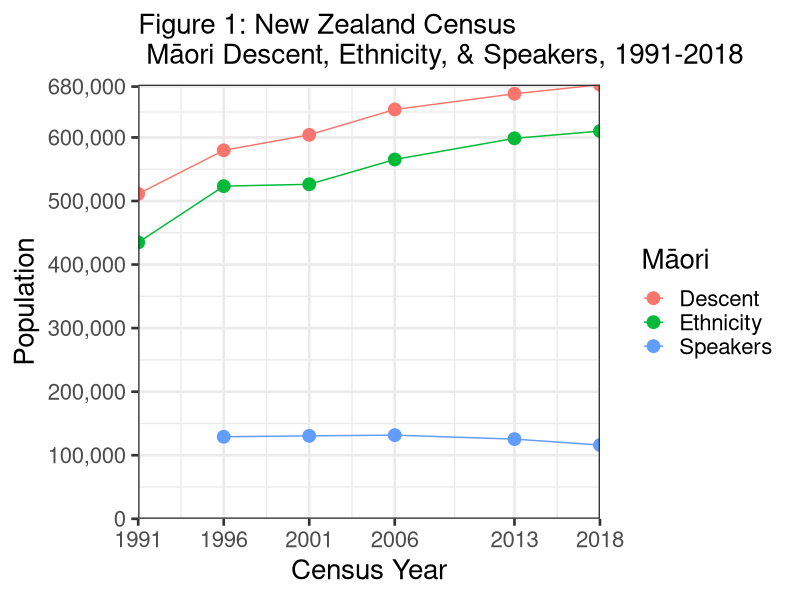
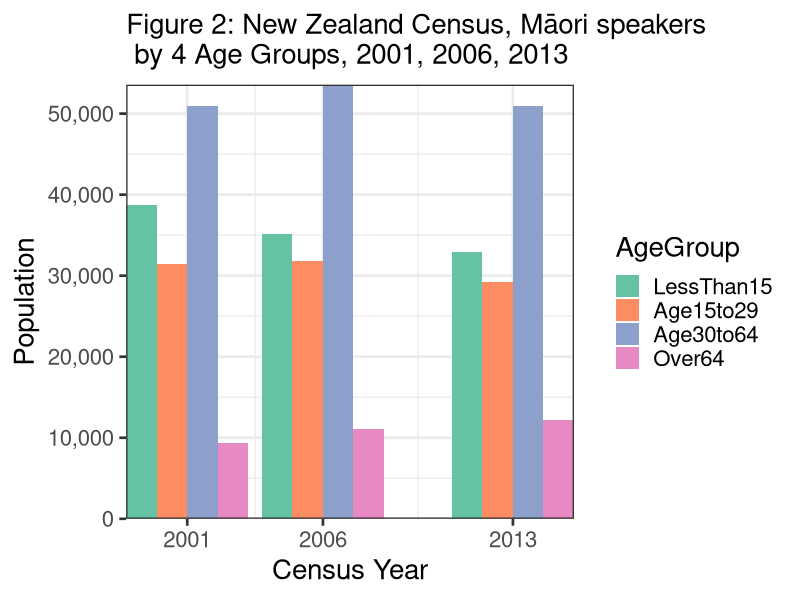
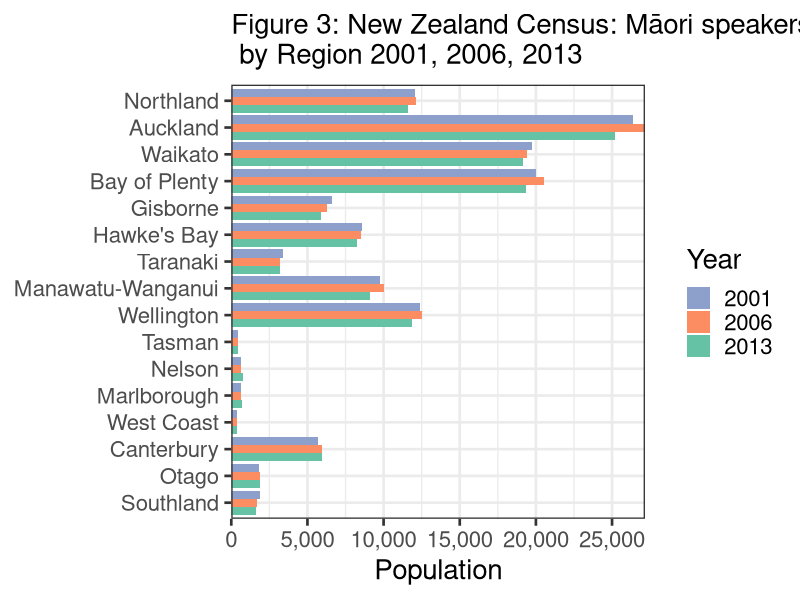
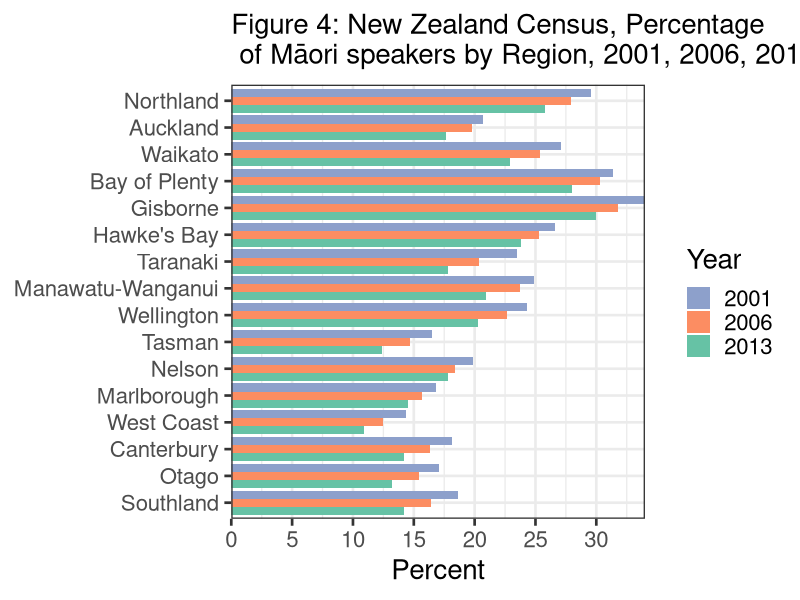
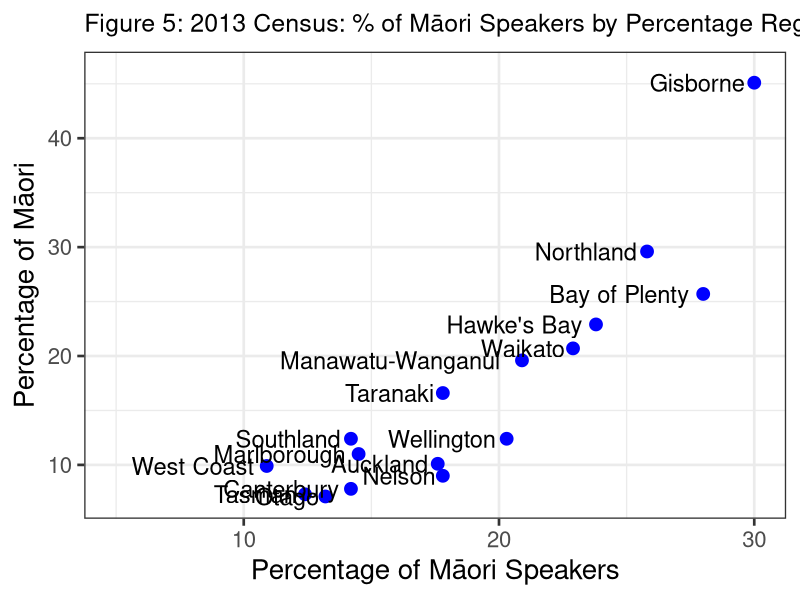
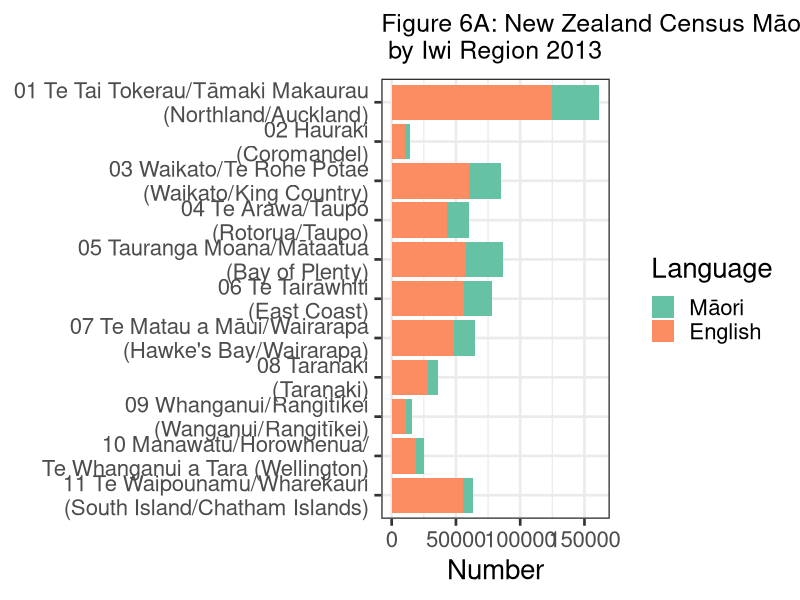
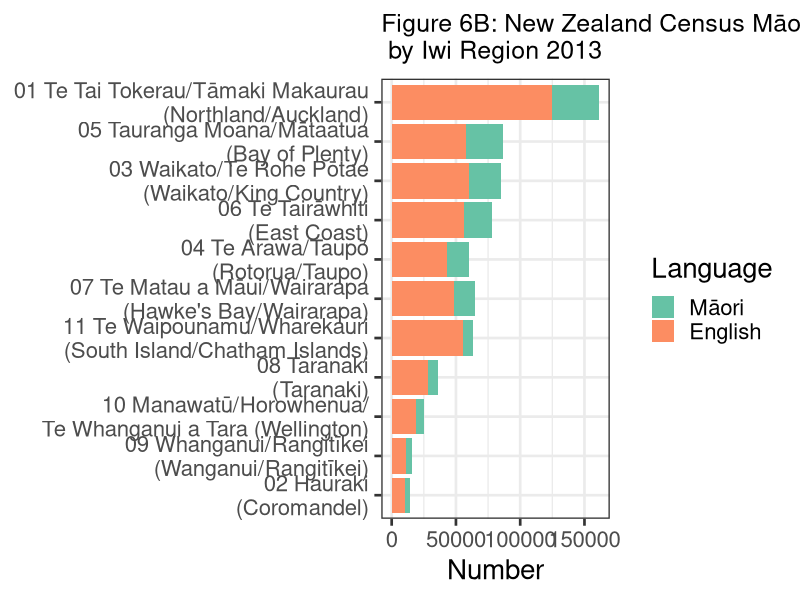
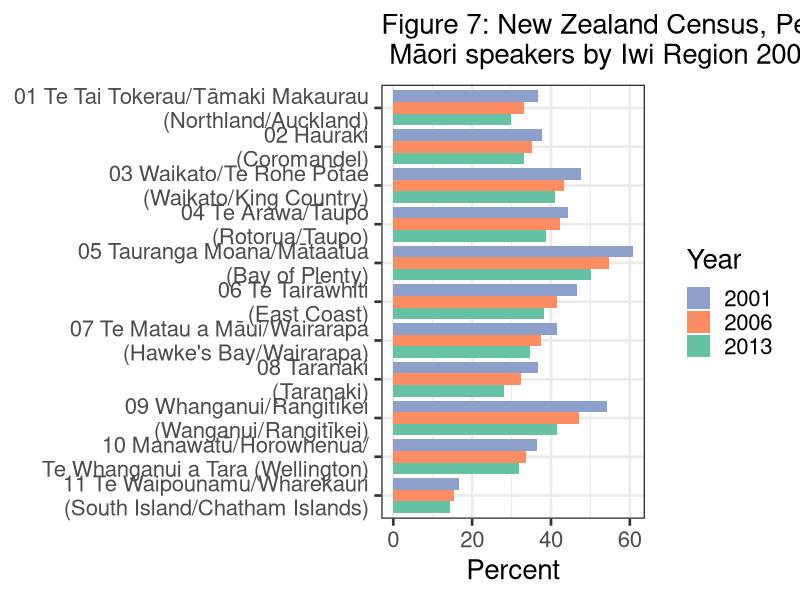

The R source for these figures, in order:
# start  R script #
# Maori Language stats from NZ Censuses, Peter J Keegan updated 10 June 2015
# all data created in the script, self contained but not best way to do things.
# Done using OSX, if using Windows etc. check Unicode OK.
#
library(ggplot2)
library(reshape2)
library(scales)
#
#
# Section 1 Overview
# Create vectors of NZ Census (Maori) Data, with addition of my 2018 guestimates
#
Year <- c(1991, 1996, 2001, 2006, 2013, 2018)
Ethnicity <- c(434847, 523371, 526281, 565329, 598605, 610000)
Descent <- c(511278, 579714, 604110, 643977, 668724, 683000)
Speakers <- c(NA, 129048, 130482, 131613, 125352, 116000) # no lang. qu pre 1996
#
# Combine to R dataframe
#
d001 <- data.frame(Year, Descent, Ethnicity, Speakers)
#
rm(Descent, Ethnicity, Speakers, Year)  # Get rid of redundant vectors
#
# Convert data from wide to long format and stack
#
d001a <- melt(d001, id.vars = "Year")
names(d001a) <- c("Year", "Maori", "Population")
#
#  plot 1 1st attempt
#
# ggplot(d001a, aes(x=Year, y=Population, colour=Maori, group=Maori)) +
# geom_line() + geom_point(size=4)
#
#  plot 1 Final
#
plot01a <- ggplot(d001a, aes(x = Year, y = Population, colour = Maori,
  group = Maori)) + labs(colour = "M\u0101ori")
plot01b <- plot01a + ggtitle("Figure 1: New Zealand Census \n M\u0101ori Descent, Ethnicity, & Speakers, 1991-2018")
plot01c <- plot01b + geom_line() + geom_point(size = 4)
plot01d <- plot01c + scale_y_continuous(labels = comma,
  breaks = c(0, 100000, 200000, 300000, 400000, 500000, 600000, 680000),
  expand = c(0, 0))
plot01e <- plot01d + expand_limits(y = 0, x = 2018) + theme_bw(base_size = 20)
plot01f <- plot01e + scale_x_continuous(name = "Census Year",
  breaks = c(1991, 1996, 2001, 2006, 2013, 2018), expand = c(0, 0))
plot01f + theme (plot.title = element_text(size = 20))
#
#
rm(plot01a, plot01b, plot01c, plot01d, plot01e)
#
#
# Section 2 Maori Speakers by 4 age groups
#
# Create vectors of NZ Census Data, Maori speakers by age group by year
# (2001, 2006, 2013)
#
Year <- c(2001, 2006, 2013)
LessThan15 <- c(38673, 35151, 32961)
Age15to29 <- c(31479, 31860, 29232)
Age30to64 <- c(50967, 53574, 50910)
Over64 <- c(9363, 11031, 12249)
#
# Combine to dataframe
#
d002 <- data.frame(Year, LessThan15, Age15to29, Age30to64, Over64)
#
rm(Year, LessThan15, Age15to29, Age30to64, Over64)  # delete redundant vectors
#
# Convert data from wide to long format
#
d002a <- melt(d002, id.vars = "Year")
names(d002a) <- c("Year", "AgeGroup", "Population")
#
# plot 2, 1st attempt
#
# plot02a <- ggplot(d002a, aes(x=Year, y=Population, fill=AgeGroup)) +
# geom_bar(position="dodge", stat="identity")
# plot02a + theme_bw(base_size = 20) +
# ggtitle("Census: Maori language speakers by 4 Age Groups")
#
# change plot 2 colours
#
plot02a <- ggplot(d002a, aes(x = Year, y = Population, fill = AgeGroup)) +
  geom_bar(position = "dodge", stat = "identity")
plot02b <- plot02a + scale_fill_brewer(palette = "Set2") +
  theme_bw(base_size = 20)
plot02c <- plot02b +
  ggtitle("Figure 2: New Zealand Census, Māori speakers \n by 4 Age Groups, 2001, 2006, 2013")
plot02d <- plot02c + scale_y_continuous(labels = comma,
  breaks = c(0, 10000, 20000, 30000, 40000, 50000, 60000), expand = c(0, 0))
plot02e <- plot02d + scale_x_continuous(name = "Census Year",
  breaks = c(2001, 2006, 2013), expand = c(0, 0))
plot02e + theme (plot.title = element_text(size = 20))
#
rm(plot02a, plot02b, plot02c, plot02d)
#
#
# Section 3
#
# New Zealand Census, No. of Maori language speakers by Regions, 2001 to 2013
#
# Create vectors of Stats Regions
#
Rorder <- c(1, 2, 3, 4, 5, 6, 7, 8, 9, 10, 11, 12, 13, 14, 15, 16)
Region <- c("Northland", "Auckland", "Waikato", "Bay of Plenty", "Gisborne",
  "Hawke's Bay", "Taranaki", "Manawatu-Wanganui", "Wellington",
  "Tasman", "Nelson", "Marlborough", "West Coast", "Canterbury",
  "Otago", "Southland")
spr2001 <- c(12045, 26373, 19749, 19995, 6591, 8550, 3423, 9795, 12423, 459,
  639, 654, 366, 5712, 1800, 1872)
pop2001 <- c(40734, 127626, 72822, 63654, 19365, 32085, 14559, 39267, 51123,
  2778, 3219, 3894, 2547, 31635, 10545, 10038)
per2001 <- c(29.6, 20.7, 27.1, 31.4, 34, 26.6, 23.5, 24.9, 24.3, 16.5,
  19.9, 16.8, 14.4, 18.1, 17.1, 18.6)
spr2006 <- c(12141, 27162, 19422, 20508, 6276, 8493, 3216, 10047, 12552,
  450, 666, 669, 363, 5979, 1896, 1710)
pop2006 <- c(43530, 137133, 76572, 67662, 19761, 33555, 15798, 42285,
  55437, 3063, 3615, 4275, 2916, 36669, 12273, 10422)
per2006 <- c(27.89, 19.81, 25.36, 30.31, 31.76, 25.31, 20.36, 23.76,
  22.64, 14.69, 18.42, 15.65, 12.45, 16.31, 15.45, 16.41)
spr2013 <- c(11586, 25173, 19176, 19326, 5901, 8256, 3228, 9114, 11841,
  426, 741, 693, 345, 5958, 1902, 1647)
pop2013 <- c(44931, 142770, 83742, 68943, 19683, 34662, 18150, 43599,
  58338, 3441, 4167, 4776, 3171, 41910, 14385, 11607)
per2013 <- c(25.79, 17.63, 22.9, 28.03, 29.98, 23.82, 17.79, 20.9,
  20.3, 12.38, 17.78, 14.51, 10.88, 14.22, 13.22, 14.19)
#
d003 <- data.frame(Rorder, Region, spr2001, pop2001, per2001,
  spr2006, pop2006, per2006, spr2013, pop2013, per2013)
#
rm(Rorder, Region, spr2001, pop2001, per2001, spr2006, pop2006,
  per2006, spr2013, pop2013, per2013)
#
d003a <- d003[c(2, 9, 6, 3)]
#
d003b <- melt(d003a, id.vars = "Region")
names(d003b) <- c("Region", "Year", "Population")
#
# plot 3 1st basic, then improve
#
# plot03a <- ggplot(d003b, aes(x=Region, y=Population, fill=Year)) +
# geom_bar(position="dodge", stat="identity")
# plot03a + ggtitle("Census: Maori language speakers by Region") +
# theme_bw(base_size = 20)
#
# plot 3 change plot colours
#
# plot03ba <- ggplot(d003b, aes(x=Region, y=Population, fill=Year))
# plot03bb <- plot03ba + geom_bar(position="dodge", stat="identity") +
# coord_flip()
# plot03bc <- plot03bb + scale_fill_brewer(palette="Set2")  +
# theme_bw(base_size = 19)
# plot03bc + ggtitle("Census: Maori language speakers by Region")
#
# plot 3 final plot, get order of regions right
#
plot03c <- ggplot(d003b, aes(x = Region, y = Population, fill = Year)) +
  geom_bar(position = "dodge", stat = "identity")
plot03d <- plot03c + coord_flip() + theme_bw(base_size = 20) +
  theme (plot.title = element_text(size=20))
plot03e <- plot03d + scale_fill_brewer(palette = "Set2",
  labels =c("2013", "2006", "2001"))
plot03f <- plot03e +
  ggtitle("Figure 3: New Zealand Census: Māori speakers \n by Region 2001, 2006, 2013")
plot03g <- plot03f + scale_x_discrete(limits=c("Southland", "Otago",
  "Canterbury", "West Coast", "Marlborough", "Nelson", "Tasman", "Wellington",
  "Manawatu-Wanganui", "Taranaki", "Hawke's Bay", "Gisborne",
  "Bay of Plenty", "Waikato", "Auckland", "Northland"))
plot03f <- plot03g + scale_y_continuous(labels = comma,
  breaks = c(0, 5000, 10000, 15000, 20000, 25000, 30000), expand = c(0, 0))
plot03f + guides(fill = guide_legend(reverse=TRUE)) +
  theme(axis.title.y = element_blank())
#
rm(plot03c, plot03d, plot03e, plot03f, plot03g)
#
#
# Section 4 #
#
# New Zealand Census % of Maori language speakers by Regions, 2001 to 2013
#
d004a <- d003[c(2, 11, 8, 5)]
#
d004b <- melt(d004a, id.vars = "Region")
names(d004b) <- c("Region", "Year", "Percent")
#
# plot 4,  1st basic then improve
#
# plot4a <- ggplot(d004b, aes(x=Region, y=Percent, fill=Year)) +
# geom_bar(position="dodge", stat="identity")
# plot4a + theme_bw(base_size = 16) +
# ggtitle("Census: % of Maori language speakers by Region") + coord_flip()
#
# plot 4 change plot colours
#
# plot04b <- ggplot(d004b, aes(x=Region, y=Percent, fill=Year)) +
# geom_bar(position="dodge", stat="identity")
# plot04bb <- cplot04b + scale_fill_brewer(palette="Set2") +
# theme_bw(base_size = 16) + coord_flip()
# plot04bb + ggtitle("Census: % Maori language speakers by Region")
#
# plot 4  add region labels
#
# plot04c <- ggplot(d004b, aes(x=Region, y=Percent, fill=Year)) +
# geom_bar(position="dodge", stat="identity")
# plot04d <- plot04c + scale_fill_brewer(palette="Set2")  +
# theme_bw(base_size = 16)
# plot04e <- plot04d + ggtitle("Fig. 4: Census: % of Maori speakers by Region")
# plot04e + scale_x_discrete(limits=c("Southland", "Otago", "Canterbury",
# "West Coast", "Marlborough", "Nelson", "Tasman", "Wellington",
# "Manawatu-Wanganui", "Taranaki", "Hawke's Bay", "Gisborne",
# "Bay of Plenty", "Waikato", "Auckland", "Northland")) +
# theme(axis.title.y = element_blank())
#
# plot 4  Final, get legend labels correct and in order
#
plot04h <- ggplot(d004b, aes(x = Region, y = Percent, fill = Year)) +
  geom_bar(position = "dodge", stat = "identity")
plot04i <- plot04h + scale_fill_brewer(palette = "Set2",
  labels =c("2013", "2006", "2001")) + coord_flip()
plot04j <- plot04i + theme_bw(base_size = 20)
plot04k <- plot04j +
  ggtitle("Figure 4: New Zealand Census, Percentage \n of Māori speakers by Region, 2001, 2006, 2013")
plot04l <- plot04k + scale_x_discrete(limits = c("Southland", "Otago",
  "Canterbury", "West Coast", "Marlborough", "Nelson","Tasman", "Wellington",
  "Manawatu-Wanganui", "Taranaki", "Hawke's Bay", "Gisborne", "Bay of Plenty",
  "Waikato", "Auckland", "Northland"))
plot04m <- plot04l + theme(axis.title.y = element_blank())
plot04n <- plot04m + scale_y_continuous(breaks = c(0, 5, 10, 15, 20, 25, 30,
  35), expand = c(0, 0))
plot04o <- plot04n + guides(fill = guide_legend(reverse = TRUE))
plot04o + theme (plot.title = element_text(size = 20))
#
rm(plot04h, plot04i, plot04j, plot04k, plot04l, plot04m, plot04n)
#
# Section 5 #
#
# NZ Census Data % of Maori speakers by Regions vs. % of total Regional pop.2013
#
# Create vectors of NZ Census Data for 2013
#
Region <- c("Northland", "Auckland", "Waikato", "Bay of Plenty", "Gisborne",
  "Hawke's Bay", "Taranaki", "Manawatu-Wanganui", "Wellington", "Tasman",
  "Nelson", "Marlborough", "West Coast", "Canterbury", "Otago",
  "Southland")
PerSpkr13 <- c(25.8, 17.6, 22.9, 28.0, 30.0, 23.8, 17.8, 20.9, 20.3,
  12.4, 17.8, 14.5, 10.9, 14.2, 13.2, 14.2)
PerPop13 <- c(29.6, 10.1, 20.7, 25.7, 45.1, 22.9, 16.6, 19.6, 12.4,
  7.3, 9.0, 11.0, 9.9, 7.8, 7.1, 12.4)
#
# Combine to dataframe
#
d005 <- data.frame(Region, PerSpkr13, PerPop13)
#
rm(Region, PerSpkr13, PerPop13)
#
#
#
# plot 5, basic then improve
#
# plot05 <- ggplot(d005, aes(x=PerSpkr13, y=PerPop13, fill=Region)) +
# geom_point() + theme_bw(base_size = 16)
# plot05 + ggtitle("2013 Census: % Speakers by % of Region Pop.")
#
#  plot 5 - add labels, hide key
#
# plot5a <- ggplot(d005, aes(x=PerSpkr13, y=PerPop13, fill=Region)) +
# geom_point() + theme_bw(base_size = 16)
# plot5b <- plot5a + geom_text(aes(label=Region), hjust=1.1, vjust=.5, size=6) +
# xlim(5,40)+ ylim(5,50)
# plot5b + guides(fill=FALSE) +
# ggtitle("2013 Census: Maori % Speakers by % of Region Pop.")
#
#  Plot 5, final R plot
#
plot05c <- ggplot(d005, aes(x = PerSpkr13, y = PerPop13, fill = Region)) +
  geom_point(colour = "blue", size = 4)
plot05d <- plot05c + theme_bw(base_size = 20) + guides(fill=FALSE)
plot05e <- plot05d +
  ggtitle("Figure 5: 2013 Census: % of Māori Speakers by Percentage Region Pop.")
plot05f <- plot05e + theme (plot.title = element_text(size = 18))
plot05g <- plot05f + geom_text(aes(label = Region), hjust = 1.1,
  vjust = .5, size = 6) + xlim(5, 30) + ylim(7, 46)
plot05g + xlab("Percentage of Māori Speakers") + ylab("Percentage of Māori")
#
rm(plot05c, plot05d, plot05e, plot05f)
#
# clean up plot 5 with Pixelmator (separate overlapping region labels) upload
#
# Section 6
#
# Create vectors of NZ Iwi-Region speakers of Maori for 2001, 2006, 2013
#
IwiRegion <- c("01 Te Tai Tokerau/Tāmaki Makaurau\n (Northland/Auckland)",
  "02 Hauraki\n (Coromandel)",
  "03 Waikato/Te Rohe Pōtae\n (Waikato/King Country)",
  "04 Te Arawa/Taupō\n (Rotorua/Taupo)",
  "05 Tauranga Moana/Mātaatua\n (Bay of Plenty)",
  "06 Te Tairāwhiti\n (East Coast)",
  "07 Te Matau a Māui/Wairarapa\n (Hawke's Bay/Wairarapa)",
  "08 Taranaki\n (Taranaki)",
  "09 Whanganui/Rangitīkei\n (Wanganui/Rangitīkei)",
  "10 Manawatū/Horowhenua/\n Te Whanganui a Tara (Wellington)",
  "11 Te Waipounamu/Wharekauri\n (South Island/Chatham Islands)")
#
C2001M <- c(36012, 2508, 21954, 15708, 26454, 21429, 15696, 7149, 3990, 4569,
  6468)
C2001E <- c(98220, 6663, 46077, 35322, 43473, 45948, 37812, 19497, 7356,
  12525, 38856)
C2001T <- c(134232, 9171, 68031, 51030, 69927, 67377, 53508, 26646,
  11346, 17094, 45324)
C2001Per <- c(36.6, 37.6, 47.6, 44.4, 60.8, 46.6, 41.5, 36.6, 54.2, 36.4, 16.6)
C2006M <- c(39285, 3363, 22848, 16599, 28935, 23226, 17229, 7869, 4449,
  5295, 7710)
C2006E <- c(118527, 9504, 52665, 39063, 52947, 55809, 45966, 24234,
  9450, 15693, 49881)
C2006T <- c(157812, 12867, 75513, 55662, 81882, 79035, 63195, 32103,
  13899, 20988, 57591)
C2006Per <- c(33.1, 35.3, 43.3, 42.4, 54.6, 41.6, 37.4, 32.4, 47, 33.7, 15.4)
C2013M <- c(37140, 3492, 24666, 16743, 28890, 21588, 16680, 7842,
  4569, 6141, 7944)
C2013E <- c(124503, 10539, 60237, 43062, 57459, 56412, 48132, 27963,
  11001, 19287, 55284)
C2013T <- c(161643, 14031, 84903, 59805, 86349, 78000, 64812, 35805,
  15570, 25428, 63228)
C2013Per <- c(29.8, 33.1, 40.9, 38.8, 50.2, 38.2, 34.6, 28,
  41.5, 31.8, 14.3)
#
# Combine to dataframe
#
d006 <- data.frame(IwiRegion, C2001M, C2001E, C2001T, C2001Per, C2006M,
  C2006E, C2006T, C2006Per, C2013M, C2013E, C2013T, C2013Per)
rm(IwiRegion, C2001M, C2001E, C2001T, C2001Per, C2006M, C2006E, C2006T,
  C2006Per, C2013M, C2013E, C2013T, C2013Per)
#
d006a <- d006[c(1, 13, 9, 5)]
#
d006b <- melt(d006a, id.vars = "IwiRegion")
names(d006b) <- c("IwiRegion", "Year", "Percent")
#
d006c <- d006[c(1, 10, 11)]
d006d <- melt(d006c, id.vars = "IwiRegion")
names(d006d) <- c("IwiRegion", "Language", "Number")
#
# Plot 6
#
#
# plot06a <- ggplot(d006d, aes(x=IwiRegion, y=Number, fill=Language)) +
# geom_bar(stat="identity")
# plot06a+ theme_bw(base_size = 18) +
# ggtitle("Maori/English Speakers by Iwi Region") + coord_flip()
#
#
plot06b <- ggplot(d006d, aes(x = IwiRegion, y = Number, fill = Language)) +
  geom_bar(stat = "identity")
plot06c <- plot06b +
  ggtitle("Figure 6A: New Zealand Census Māori/English Speakers \n by Iwi Region 2013")
plot06d <- plot06c + theme_bw(base_size = 20)  + coord_flip()
plot06e <- plot06d + theme (plot.title = element_text(size = 18))
plot06f <- plot06e + scale_fill_brewer(palette = "Set2",
  labels = c("Māori", "English"))
plot06f +
scale_x_discrete(limits = c("11 Te Waipounamu/Wharekauri\n (South Island/Chatham Islands)",
  "10 Manawatū/Horowhenua/\n Te Whanganui a Tara (Wellington)",
  "09 Whanganui/Rangitīkei\n (Wanganui/Rangitīkei)",
  "08 Taranaki\n (Taranaki)",
  "07 Te Matau a Māui/Wairarapa\n (Hawke's Bay/Wairarapa)",
  "06 Te Tairāwhiti\n (East Coast)",
  "05 Tauranga Moana/Mātaatua\n (Bay of Plenty)",
  "04 Te Arawa/Taupō\n (Rotorua/Taupo)",
  "03 Waikato/Te Rohe Pōtae\n (Waikato/King Country)",
  "02 Hauraki\n (Coromandel)",
  "01 Te Tai Tokerau/Tāmaki Makaurau\n (Northland/Auckland)")) +
  theme(axis.title.y = element_blank())
#
rm(plot06b, plot06c, plot06d, plot06e)
#
# plot 6 reordered
#
plot06p <- ggplot(d006d, aes(x = IwiRegion, y = Number, fill = Language)) +
  geom_bar(stat = "identity")
plot06q <- plot06p +
  ggtitle("Figure 6B: New Zealand Census Māori/English Speakers\n by Iwi Region 2013")
plot06r <- plot06q + theme_bw(base_size = 20)  + coord_flip() +
  theme(axis.title.y = element_blank())
plot06s <- plot06r + theme (plot.title = element_text(size = 18))
plot06t <- plot06s +
  scale_fill_brewer(palette = "Set2", labels =c("Māori", "English"))
plot06t + scale_x_discrete(limits =c("02 Hauraki\n (Coromandel)",
  "09 Whanganui/Rangitīkei\n (Wanganui/Rangitīkei)",
  "10 Manawatū/Horowhenua/\n Te Whanganui a Tara (Wellington)",
  "08 Taranaki\n (Taranaki)",
  "11 Te Waipounamu/Wharekauri\n (South Island/Chatham Islands)",
  "07 Te Matau a Māui/Wairarapa\n (Hawke's Bay/Wairarapa)",
  "04 Te Arawa/Taupō\n (Rotorua/Taupo)",
  "06 Te Tairāwhiti\n (East Coast)",
  "03 Waikato/Te Rohe Pōtae\n (Waikato/King Country)",
  "05 Tauranga Moana/Mātaatua\n (Bay of Plenty)",
  "01 Te Tai Tokerau/Tāmaki Makaurau\n (Northland/Auckland)"))
#
rm(plot06p, plot06q, plot06r, plot06s)
#
# Section 7
# plot 7
#
# plot07 <- ggplot(d006b, aes(x=IwiRegion, y=Percent, fill=Year)) +
# geom_bar(position="dodge", stat="identity")
# plot07 + theme_bw(base_size = 16) +
# ggtitle("Census: Percentage of Maori language speakers by Iwi Region") +
# coord_flip()
#
plot07a <- ggplot(d006b, aes(x = IwiRegion, y = Percent, fill = Year)) +
  geom_bar(position = "dodge", stat = "identity")
plot07b <- plot07a + coord_flip()  + theme_bw(base_size = 20)
plot07c <- plot07b +
  scale_fill_brewer(palette = "Set2", labels = c("2013", "2006", "2001"))
plot07d <- plot07c +
  ggtitle("Figure 7: New Zealand Census, Percentage of \n Māori speakers by Iwi Region 2001, 2006, 2013")
plot07e <- plot07d + theme (plot.title = element_text(size = 20))
plot07f <- plot07e +
  scale_x_discrete(limits = c("11 Te Waipounamu/Wharekauri\n (South Island/Chatham Islands)",
  "10 Manawatū/Horowhenua/\n Te Whanganui a Tara (Wellington)",
  "09 Whanganui/Rangitīkei\n (Wanganui/Rangitīkei)",
  "08 Taranaki\n (Taranaki)",
  "07 Te Matau a Māui/Wairarapa\n (Hawke's Bay/Wairarapa)",
  "06 Te Tairāwhiti\n (East Coast)",
  "05 Tauranga Moana/Mātaatua\n (Bay of Plenty)",
  "04 Te Arawa/Taupō\n (Rotorua/Taupo)",
  "03 Waikato/Te Rohe Pōtae\n (Waikato/King Country)",
  "02 Hauraki\n (Coromandel)",
  "01 Te Tai Tokerau/Tāmaki Makaurau\n (Northland/Auckland)"))
plot07f + guides(fill = guide_legend(reverse = TRUE)) +
  theme(axis.title.y = element_blank())
#
rm(plot07a, plot07b, plot07c, plot07d, plot07e)
#
# Section 8, iwi 10k+, 2013
#
Iwi <-c("Ngapuhi", "Ngati Porou", "Ngai Tahu / Kai Tahu", "Waikato",
  "Ngati Tuwharetoa", "Ngati Maniapoto", "Tuhoe",
  "Ngati Kahungunu ki Te Wairoa", "Te Arawa",
  "Ngati Kahungunu, region unspecified", "Te Rarawa", "Ngati Awa",
  "Te Atiawa (Taranaki)", "Ngati Raukawa (ki te Tonga)",
  "Ngati Whatua", "Te Whanau-a-Apanui","Ngaiterangi",
  "Whakatohea", "Tainui", "Te Ati Hau Nui-a-Paparangi",
  "Ngati Kahungunu ki Heretaunga", "Ngati Raukawa (Waikato)")
M2001 <-c(26646, 19431, 5148, 12636, 8958, 8031, 12363, 4332, 5241, 7278,
  4107, 4746, 2070, 3084, 3447, 4353, 3609, 3474, 3786, 3342, 2460, 1497)
E2001 <-c(76005, 41907, 33639, 23118, 20184, 19041, 16923, 10236, 11325,
  17481, 7347, 8247, 7953, 7860, 8580, 5562, 5853, 6438, 8940, 5433,
  4428, 3609)
T2001 <-c(102651, 61338, 38787, 35754, 29142, 27072, 29286, 14568, 16566,
  24759, 11454, 12993, 10023, 10944, 12027, 9915, 9462, 9912, 12726, 8775,
  6888, 5106)
Per2001 <-c(26.0, 31.7, 13.3, 35.3, 30.7, 29.7, 42.2, 29.7, 31.6, 29.4,
  35.9, 36.5, 20.7, 28.2, 28.7, 43.9, 38.1, 35.0, 29.8, 38.1, 35.7, 29.3)
M2006 <-c(29733, 21153, 5973, 11412, 10428, 9375, 13344, 5535, 7458, 4977,
  4959, 5133, 2391, 3444, 4194, 4821, 4209, 4014, 4128, 3684, 3084, 2244)
E2006 <-c(92805, 51084, 43110, 22203, 24300, 24291, 19500, 15432, 15978,
  13920, 9960, 10164, 10383, 9786, 10581, 6993, 7986, 8106, 10221, 6807,
  6447, 5862)
T2006 <-c(122538, 72237, 49083, 33615, 34728, 33666, 32844, 20967, 23436,
  18897, 14919, 15297, 12774, 13230, 14775, 11814, 12195, 12120, 14349,
  10491, 9531, 8106)
Per2006 <-c(24.3, 29.3, 12.2, 33.9, 30.0, 27.8, 40.6, 26.4, 31.8, 26.3,
  33.2, 33.6, 18.7, 26.0, 28.4, 40.8, 34.5, 33.1, 28.8, 35.1, 32.4, 27.7)
M2013 <-c(28053, 19425, 6270, 12879, 10011, 9429, 13413, 5460, 5670,
  4422, 5064, 5262, 2679, 3678, 3732, 5058, 4347, 3819, 2544, 3738, 3300, 2763)
E2013 <-c(97302, 51447, 48132, 27252, 25776, 25902, 21522, 15492, 14046,
  14049, 11349, 10884, 12477, 11343, 10995, 7797, 8496, 8334, 9264, 7947,
  7656, 7254)
T2013 <-c(125355, 70872, 54402, 40131, 35787, 35331, 34935, 20952, 19716,
  18471, 16413, 16146, 15156, 15021, 14727, 12855, 12843, 12153, 11808,
  11685, 10956, 10017)
Per2013 <-c(22.4, 27.4, 11.5, 32.1, 28.0, 26.7, 38.4, 26.1, 28.8, 23.9,
  30.9, 32.6, 17.7, 24.5, 25.3, 39.3, 33.8, 31.4, 21.5, 32.0, 30.1, 27.6)
#
d008 <- data.frame(Iwi, M2001, E2001, T2001, Per2001, M2006, E2006, T2006,
Per2006, M2013, E2013, T2013, Per2013)
#
rm(Iwi, M2001, E2001, T2001, Per2001, M2006, E2006, T2006, Per2006, M2013,
  E2013, T2013, Per2013)
#
d008a <- d008[c(1, 13, 9, 5)]
#
d008b <- melt(d008a, id.vars = "Iwi")
names(d008b) <- c("Iwi", "Year", "Percent")
#
d008c <- d008[c(1, 10, 11)]
d008d <- melt(d008c, id.vars = "Iwi")
names(d008d) <- c("Iwi", "Language", "Number")
#
# plot08a <- ggplot(d008d, aes(x=Iwi, y=Number, fill=Language)) +
# geom_bar(stat="identity")
# plot08a+ theme_bw(base_size = 18) +
# ggtitle("Maori/English Speakers by Major Iwi") + coord_flip()
#
#
plot08b <- ggplot(d008d, aes(x = Iwi, y = Number, fill = Language)) +
  geom_bar(stat = "identity")
plot08c <- plot08b +
  ggtitle("Figure 8: New Zealand Census \n Māori/English Speakers by Major Iwi 2013")
plot08d <- plot08c + theme_bw(base_size = 20)  + coord_flip()
plot08e <- plot08d + theme (plot.title = element_text(size=20))
plot08f <- plot08e+ theme(axis.title.y = element_blank())
plot08g <- plot08f + scale_fill_brewer(palette = "Set2",
  labels = c("Māori", "English"))
plot08g + scale_x_discrete(limits = c("Ngati Raukawa (Waikato)",
  "Ngati Kahungunu ki Heretaunga",
  "Te Ati Hau Nui-a-Paparangi","Tainui","Whakatohea",
  "Ngaiterangi","Te Whanau-a-Apanui", "Ngati Whatua",
  "Ngati Raukawa (ki te Tonga)",
  "Te Atiawa (Taranaki)","Ngati Awa", "Te Rarawa",
  "Ngati Kahungunu, region unspecified","Te Arawa",
  "Ngati Kahungunu ki Te Wairoa", "Tuhoe",
  "Ngati Maniapoto", "Ngati Tuwharetoa", "Waikato",
  "Ngai Tahu / Kai Tahu", "Ngati Porou", "Ngapuhi"))
#
rm(plot08b, plot08c, plot08d, plot08e, plot08f)
#
#
plot08m <- ggplot(d008b, aes(x = Iwi, y = Percent, fill = Year)) +
  geom_bar(position = "dodge", stat = "identity")
plot08n <- plot08m + coord_flip()  + theme_bw(base_size = 20)
plot08o <- plot08n + scale_fill_brewer(palette = "Set2",
  labels = c("2013", "2006", "2001"))
plot08p <- plot08o +
  ggtitle("Figure 9: New Zealand Census, Percentage of \n Māori speakers by Major Iwi 2001, 2006, 2013")
plot08q <- plot08p + theme (plot.title = element_text(size=20))
plot08r <- plot08q + scale_x_discrete(limits = c("Ngati Raukawa (Waikato)",
  "Ngati Kahungunu ki Heretaunga", "Te Ati Hau Nui-a-Paparangi",
  "Tainui", "Whakatohea", "Ngaiterangi", "Te Whanau-a-Apanui",
  "Ngati Whatua", "Ngati Raukawa (ki te Tonga)", "Te Atiawa (Taranaki)",
  "Ngati Awa", "Te Rarawa", "Ngati Kahungunu, region unspecified",
  "Te Arawa", "Ngati Kahungunu ki Te Wairoa", "Tuhoe", "Ngati Maniapoto",
  "Ngati Tuwharetoa", "Waikato", "Ngai Tahu / Kai Tahu", "Ngati Porou",
  "Ngapuhi"))
plot08r + guides(fill = guide_legend(reverse = TRUE)) +
  theme(axis.title.y = element_blank())
#
rm(plot08m, plot08n, plot08o, plot08p, plot08q)
#
#
## end of R script ##
